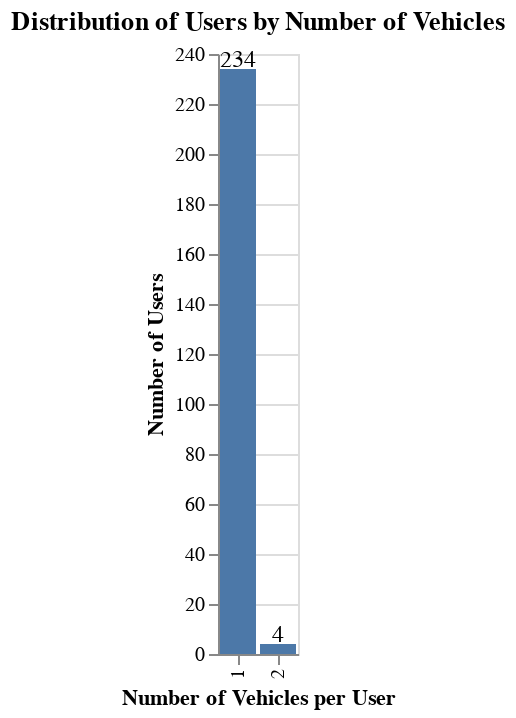

Write notebook code for a chart like this one.
### Code cell
import pandas as pd
import altair as alt

# Merge users with vehicles by company_id
merged_df = users_2025.merge(ind_vehicle_2025[['company_id', 'id']], on='company_id', how='left')

# Ensure uniqueness of user–vehicle pairs
merged_df = merged_df.drop_duplicates(['userprofile_id', 'id'])

# Count vehicles per user (using id as vehicle PK)
vehicle_count_per_user = (
    merged_df.groupby('userprofile_id')['id']
             .nunique()
             .reset_index(name='vehicle_count')
)

# Now count how many users have X vehicles
users_per_vehicle_count = (
    vehicle_count_per_user.groupby('vehicle_count')['userprofile_id']
                          .nunique()
                          .reset_index(name='num_users')
)

# Build bar chart
bars = alt.Chart(users_per_vehicle_count).mark_bar().encode(
    x=alt.X('vehicle_count:O', title='Number of Vehicles per User'),
    y=alt.Y('num_users:Q', title='Number of Users'),
    tooltip=['vehicle_count', 'num_users']
).properties(
    title='Distribution of Users by Number of Vehicles'
)

# Add labels on top of bars
labels = alt.Chart(users_per_vehicle_count).mark_text(
    dy=-5,
    fontSize=12
).encode(
    x='vehicle_count:O',
    y='num_users:Q',
    text='num_users:Q'
)

final_chart = bars + labels
final_chart

### Figure 1 — Vega-Lite specification as saved in the notebook (floating-point values rounded to 4 significant figures)
{"config": {"view": {"continuousWidth": 300, "continuousHeight": 300}}, "layer": [{"mark": {"type": "bar"}, "encoding": {"tooltip": [{"field": "vehicle_count", "type": "quantitative"}, {"field": "num_users", "type": "quantitative"}], "x": {"field": "vehicle_count", "title": "Number of Vehicles per User", "type": "ordinal"}, "y": {"field": "num_users", "title": "Number of Users", "type": "quantitative"}}, "title": "Distribution of Users by Number of Vehicles"}, {"mark": {"type": "text", "dy": -5, "fontSize": 12}, "encoding": {"text": {"field": "num_users", "type": "quantitative"}, "x": {"field": "vehicle_count", "type": "ordinal"}, "y": {"field": "num_users", "type": "quantitative"}}}], "data": {"name": "data-ee65e3101f1e480a0c962b7c2206e9b0"}, "$schema": "https://vega.github.io/schema/vega-lite/v5.20.1.json", "datasets": {"data-ee65e3101f1e480a0c962b7c2206e9b0": [{"vehicle_count": 1, "num_users": 234}, {"vehicle_count": 2, "num_users": 4}]}}
